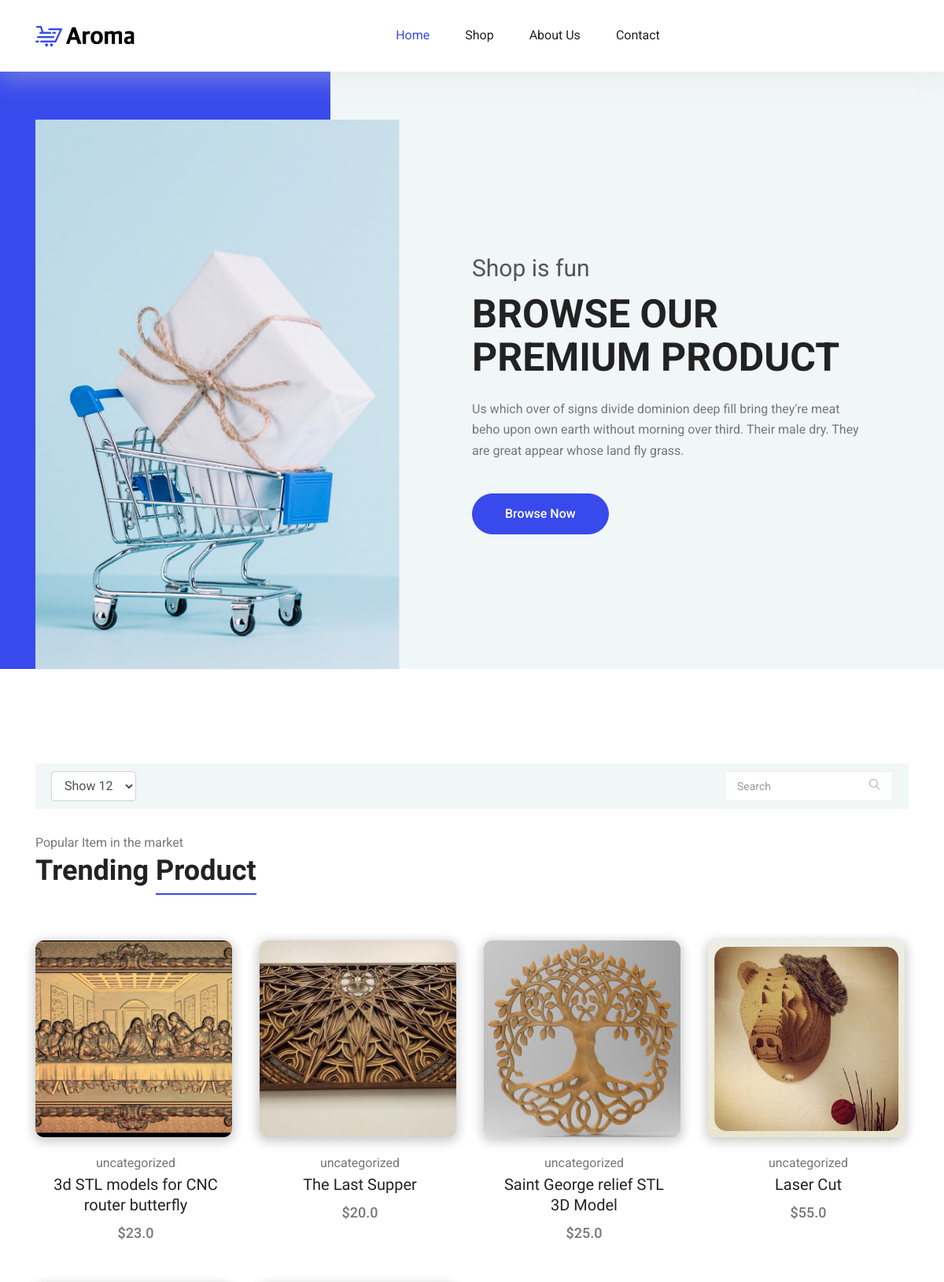
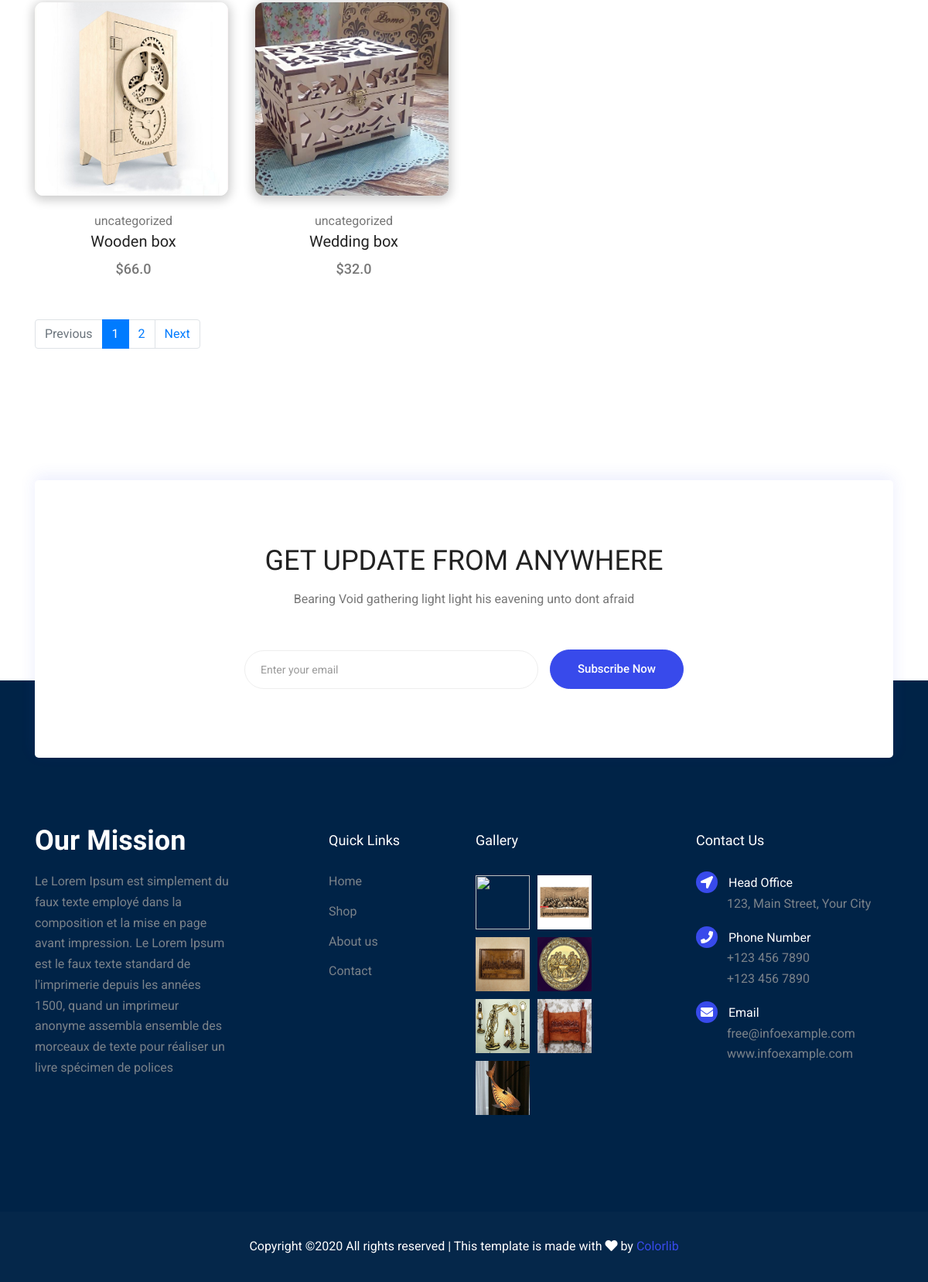
The page /category/uncategorized/ on the database its author committed (2 pictures, top to bottom).
### ecommerce/models.py (models this page shows, shortened)
class Product(models.Model):
    name = models.CharField(max_length=50)
    description = models.TextField()
    price = models.FloatField(null=True)
    image = models.ImageField(null=True)
    featured = models.BooleanField(default=False)
    category = models.ForeignKey(Category, on_delete=models.SET_NULL, null=True)
    slug = models.CharField(max_length=50, null=True)
    width = models.FloatField(null=True,blank=True)
    height = models.FloatField(null=True,blank=True)
    depth = models.FloatField(null=True,blank=True)
    weight = models.FloatField(null=True,blank=True)
    created_at = models.DateField(null=True,blank=True, default=timezone.now())
    def get_absolute_url(self):
        return reverse('ecommerce:single-product', args=[self.slug])

class Category(models.Model):
    name = models.CharField(max_length=50)
    description = models.TextField()
    image = models.ImageField(null=True, blank=True)
    slug = models.CharField(max_length=50, null=True)
    def get_absolute_url(self):
        return reverse('ecommerce:shop-product', args=[self.name.replace(" ", "-")])

class Galery(models.Model):
    image = models.ImageField()
    product = models.ForeignKey(Product,on_delete=models.SET_NULL, null=True)

### ecommerce/views.py (the view)
# urls.py: path('category/<slug:slug>/', shopview , name="shop-product"),
def shopview(request, slug):
    context = {}
    if slug != 'all' :
        category = get_object_or_404(Category,name=slug)
        products = Product.objects.filter(category=category)
        context.update({"slug":category.slug})
    else:
        products = Product.objects.all()
    if "search" in request.GET:
        search = request.GET.get('search','')
        slug_search = request.GET.get('search','')
        products = search_products(search, products)
    if products:
        page = request.GET.get('page', 1)
        paginator = Paginator(products, 6)
        try:
            products = paginator.page(page)
        except PageNotAnInteger:
            products = paginator.page(1)
        except EmptyPage:
            products = paginator.page(paginator.num_pages)
    context.update({"products":products})
    context.update({"slug":"all"})
    return render(request, "pages/shop.html",context)

### ecommerce/context_processors.py (called while the page is built)
def category_shop(request):
    category = Category.objects.all()
    return {"category_shop":category}

def footer(request):
    images = Galery.objects.all()
    images = images[:6] if len(images) == 6 else images[:len(images)]
    text_about = "Le Lorem Ipsum est simplement du faux texte employé dans la composition et la mise en page avant impression. Le Lorem Ipsum est le faux texte standard de l'imprimerie depuis les années 1500, quand un imprimeur anonyme assembla ensemble des morceaux de texte pour réaliser un livre spécimen de polices de texte. Il n'a pas fait que survivre cinq siècles, mais s'est aussi adapté à la bureautique informatique, sans que son contenu n'en soit modifié. Il a été popularisé dans les années 1960 grâce à la vente de feuilles Letraset contenant des passages du Lorem Ipsum, et, plus récemment, par son inclusion dans des applications de mise en page de texte, comme Aldus PageMaker."
    return {"images_gallery":images,"text_about":text_about}

### ecommerce/templatetags/poll_extras.py (called while the page is built)
@register.filter(name='number_word')
def number_word(value, args):
    list_word = value.split()
    list_word = list_word[:args] if len(list_word) >= 50 else list_word[:len(list_word)]
    text_about = ' '.join(list_word)
    return text_about

### ecommerce/templates/pages/shop.html (shortened to what this page needs)
{% extends "base.html" %}
{% load static %}
{% block content %}
<link rel="stylesheet" href="{% static 'vendors/nice-select/nice-select.css' %}">
  <main class="site-main">
    <section class="hero-banner">
      <div class="container">
        <div class="row no-gutters align-items-center pt-60px">
          <div class="col-5 d-none d-sm-block">
            <div class="hero-banner__img">
              <img class="img-fluid" src="{% static 'img/home/hero-banner.png' %}" alt="">
            </div>
          </div>
          <div class="col-sm-7 col-lg-6 offset-lg-1 pl-4 pl-md-5 pl-lg-0">
            <div class="hero-banner__content">
              <h4>Shop is fun</h4>
              <h1>Browse Our Premium Product</h1>
              <p>Us which over of signs divide dominion deep fill bring they're meat beho upon own earth without morning over third. Their male dry. They are great appear whose land fly grass.</p>
              <a class="button button-hero" href="#">Browse Now</a>
            </div>
          </div>
        </div>
      </div>
    </section>
    <section class="section-margin calc-60px">
      <div class="container">
         <div class="filter-bar d-flex flex-wrap align-items-center">
            <div class="sorting mr-auto ">
              <select class="form-control">
                <option value="1">Show 12</option>
              </select>
            </div>
            <div>
              <form action="{% url 'ecommerce:shop-product' slug %}" method="GET">
              <div class="input-group filter-bar-search">
                    <input type="text" name="search" placeholder="Search">
                    <div class="input-group-append">
                      <button type="submit"><i class="ti-search"></i></button>
                    </div>
              </div>
            </form>
            </div>
          </div>
          {% if products is None %}
            {% include "pages/not_found_products.html" %}
          {% else %}
            <div class="section-intro pb-60px">
              <p>Popular Item in the market</p>
              <h2>Trending <span class="section-intro__style">Product</span></h2>
            </div>
            <div class="row">
              {% for product in products %}
              <div class="col-md-6 col-lg-4 col-xl-3">
                <div class="card text-center card-product">
                  <div class="card-product__img">
                    <img class="card-img my-card-img" src="{{ product.image.url }}" alt="">
                  </div>
                  <div class="card-body">
                    <p>{{product.category.name}}</p>
                    <h4 class="card-product__title"><a href="{{ product.get_absolute_url }}">{{ product.name }}</a></h4>
                    <p class="card-product__price">${{product.price}}</p>
                  </div>
                </div>
              </div>
              {% endfor %}
            </div>
            {% if products.has_other_pages %}
            <nav aria-label="Page navigation example">
                <ul class="pagination pg-blue">
                    <li class="page-item  {% if not products.has_previous %} disabled {% endif %}">
                    <a class="page-link" href="{% if products.has_previous %}?page={{ products.previous_page_number }}{% endif %}" tabindex="-1">Previous</a>
                    </li>
                    {% for i in products.paginator.page_range %}
                    <li class="page-item {% if products.number == i %} active {% endif %}">
                    <a class="page-link" href="?page={{ i }}">{{ i }} <span class="sr-only">(current)</span></a>
                    </li>
                    {% endfor %}
                    <li class="page-item {% if not products.has_next %} disabled {% endif %}">
                    <a class="page-link" {% if products.has_next %} href="?page={{ products.next_page_number }}" {% endif %}>Next</a>
                    </li>
                </ul>
            </nav>
            {% endif %}
          {% endif %}
      </div>
    </section>
    <section class="subscribe-position">
      <div class="container">
        <div class="subscribe text-center">
          <h3 class="subscribe__title">Get Update From Anywhere</h3>
          <p>Bearing Void gathering light light his eavening unto dont afraid</p>
          <div id="mc_embed_signup">
            <form target="_blank" action="https://spondonit.us12.list-manage.com/subscribe/post?u=1462626880ade1ac87bd9c93a&amp;id=92a4423d01" method="get" class="subscribe-form form-inline mt-5 pt-1">
              <div class="form-group ml-sm-auto">
                <input class="form-control mb-1" type="email" name="EMAIL" placeholder="Enter your email" onfocus="this.placeholder = ''" onblur="this.placeholder = 'Your Email Address '" >
              </div>
              <button class="button button-subscribe mr-auto mb-1" type="submit">Subscribe Now</button>
            </form>
          </div>
        </div>
      </div>
    </section>
  </main>
{% endblock content %}

### templates/items/footer.html
{% load static %}
{% load poll_extras %}
<footer class="footer">
        <div class="footer-area">
            <div class="container">
                <div class="row section_gap">
                    <div class="col-lg-3 col-md-6 col-sm-6">
                        <div class="single-footer-widget tp_widgets">
                            <h4 class="footer_title large_title">Our Mission</h4>
                            <p>
                                {{text_about|number_word:50}}
                            </p>
                        </div>
                    </div>
                    <div class="offset-lg-1 col-lg-2 col-md-6 col-sm-6">
                        <div class="single-footer-widget tp_widgets">
                            <h4 class="footer_title">Quick Links</h4>
                            <ul class="list">
                                <li><a href="/">Home</a></li>
                                <li><a href="{% url 'ecommerce:shop-product' 'all' %}">Shop</a></li>
                                <li><a href="#">About us</a></li>
                                <li><a href="#">Contact</a></li>
                            </ul>
                        </div>
                    </div>
                    <div class="col-lg-2 col-md-6 col-sm-6">
                        <div class="single-footer-widget instafeed">
                            <h4 class="footer_title">Gallery</h4>
                            <ul class="list instafeed d-flex flex-wrap">
                                <li><img width="70px" height="70px" src="{{item.image.url}}" alt=""></li>
                                {% for item in images_gallery %}
                                <li><img width="70px" height="70px" src="{{item.image.url}}" alt=""></li>
                                {% endfor %}
                            </ul>
                        </div>
                    </div>
                    <div class="offset-lg-1 col-lg-3 col-md-6 col-sm-6">
                        <div class="single-footer-widget tp_widgets">
                            <h4 class="footer_title">Contact Us</h4>
                            <div class="ml-40">
                                <p class="sm-head">
                                    <span class="fa fa-location-arrow"></span>
                                    Head Office
                                </p>
                                <p>123, Main Street, Your City</p>
                                <p class="sm-head">
                                    <span class="fa fa-phone"></span>
                                    Phone Number
                                </p>
                                <p>
                                    +123 456 7890 <br>
                                    +123 456 7890
                                </p>
                                <p class="sm-head">
                                    <span class="fa fa-envelope"></span>
                                    Email
                                </p>
                                <p>
                                    free@infoexample.com <br>
                                    www.infoexample.com
                                </p>
                            </div>
                        </div>
                    </div>
                </div>
            </div>
        </div>
        <div class="footer-bottom">
            <div class="container">
                <div class="row d-flex">
                    <p class="col-lg-12 footer-text text-center">
  Copyright &copy;<script>document.write(new Date().getFullYear());</script> All rights reserved | This template is made with <i class="fa fa-heart" aria-hidden="true"></i> by <a href="https://colorlib.com" target="_blank">Colorlib</a>
  </p>
                </div>
            </div>
        </div>
    </footer>

### static/css/my-style.css (style rules this page uses)
body { font-family: 'Roboto';font-size: 16px; }

### rows shown on the page
Product: image (picture), category.name "uncategorized", name "3d STL models for CNC router butterfly", price "23.0"
Product: image (picture), category.name "uncategorized", name "The Last Supper", price "20.0"
Product: image (picture), category.name "uncategorized", name "Saint George relief STL 3D Model", price "25.0"
Product: image (picture), category.name "uncategorized", name "Laser Cut", price "55.0"
Product: image (picture), category.name "uncategorized", name "Wooden box", price "66.0"
Product: image (picture), category.name "uncategorized", name "Wedding box", price "32.0"
Galery: image (picture)
Galery: image (picture)
Galery: image (picture)
Galery: image (picture)
Galery: image (picture)
Galery: image (picture)

### other values the page prints
{{ i }} "1" "2"
